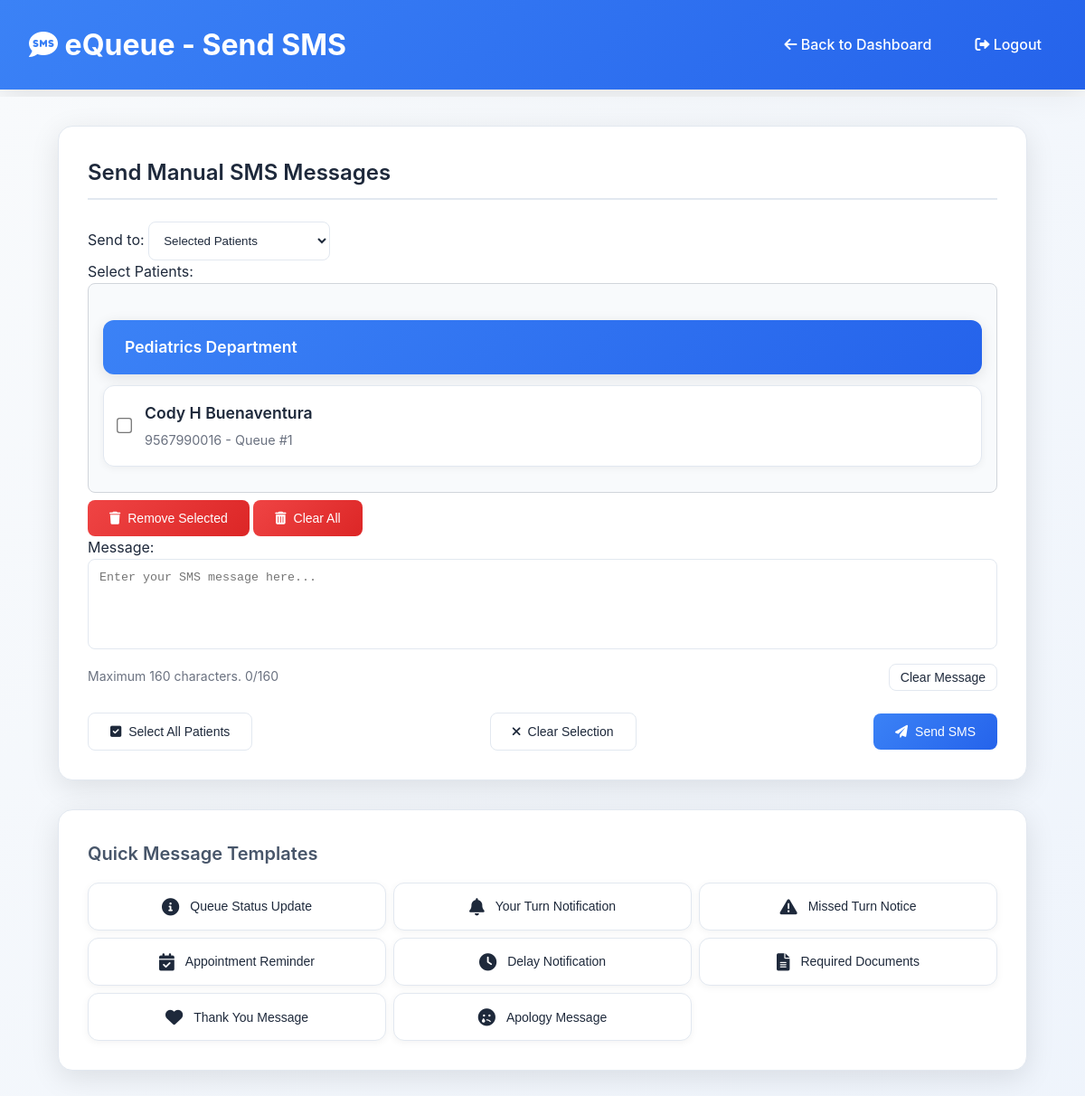
The page /public/sms.php (signed in) on the database its author committed.
### tables this page shows
CREATE TABLE `patients` (
  `id` int(11) NOT NULL,
  `first_name` varchar(100) NOT NULL,
  `middle_name` varchar(100) DEFAULT NULL,
  `last_name` varchar(100) NOT NULL,
  `age` int(11) NOT NULL,
  `contact_number` varchar(20) NOT NULL,
  `reason_for_visit` text DEFAULT NULL,
  `parent_guardian` varchar(255) DEFAULT NULL,
  `queue_number` int(11) NOT NULL,
  `department_id` int(11) NOT NULL,
  `doctor_id` int(11) DEFAULT NULL,
  `status` enum('waiting','in consultation','done','cancelled','no show') NOT NULL DEFAULT 'waiting',
  `check_in_time` timestamp NOT NULL DEFAULT current_timestamp(),
  `created_at` timestamp NOT NULL DEFAULT current_timestamp(),
  `birthdate` date DEFAULT NULL,
  `address` text DEFAULT NULL,
  `gender` enum('male','female','preferred not to say') DEFAULT NULL,
  `civil_status` enum('single','married','widow') DEFAULT NULL,
  `registration_datetime` datetime DEFAULT NULL,
  `bp` varchar(50) DEFAULT NULL,
  `temp` varchar(50) DEFAULT NULL,
  `cr_pr` varchar(50) DEFAULT NULL,
  `rr` varchar(50) DEFAULT NULL,
  `wt` varchar(50) DEFAULT NULL,
  `o2sat` varchar(50) DEFAULT NULL
);

CREATE TABLE `departments` (
  `id` int(11) NOT NULL,
  `name` varchar(255) NOT NULL
);

### app/models/Patient.php (called while the page is built, shortened)
<?php
class Patient {
    private $conn;
    private $table_name = "patients";
    public function __construct($db) {
        $this->conn = $db;
    }
    public function get_all() {
    $query = "SELECT p.*, d.name as doctor_name, dep.name as department_name
              FROM " . $this->table_name . " p
              LEFT JOIN doctors d ON p.doctor_id = d.id
              LEFT JOIN departments dep ON p.department_id = dep.id
              ORDER BY p.created_at DESC";
    $stmt = $this->conn->prepare($query);
    $stmt->execute();
    return $stmt->get_result();
}
    public function combineNames($first_name, $middle_name, $last_name) {
        $name_parts = array_filter([$first_name, $middle_name, $last_name]);
        return implode(' ', $name_parts);
    }
}
?>

### public/sms.php (the view, shortened to what this page needs)
<?php
require_once '../config/config.php';
require_once '../app/models/Patient.php';
$patient_model = new Patient($conn);
$patients = $patient_model->get_all();
?>
<!DOCTYPE html>
<html lang="en">
<head>
    <link rel="stylesheet" href="css/style.css">
    <link rel="stylesheet" href="css/components/sms.css">
    <link rel="stylesheet" href="https://cdnjs.cloudflare.com/ajax/libs/font-awesome/6.0.0/css/all.min.css">
</head>
<body>
    <header>
        <h1><i class="fas fa-sms"></i> eQueue - Send SMS</h1>
        <div class="header-nav">
            <a href="dashboard.php"><i class="fas fa-arrow-left"></i> Back to Dashboard</a>
            <a href="../app/controllers/StaffController.php?action=logout" onclick="return confirm('Are you sure you want to logout?')"><i class="fas fa-sign-out-alt"></i> Logout</a>
        </div>
    </header>
    <div class="container">
        <main>
            <div class="form-section">
                <h2>Send Manual SMS Messages</h2>
                <form action="sms.php" method="POST">
                    <div class="form-grid">
                        <div class="form-group full-width">
                            <label for="recipient_type">Send to:</label>
                            <select id="recipient_type" name="recipient_type" required>
                                <option value="selected">Selected Patients</option>
                            </select>
                        </div>
                        <div class="form-group full-width" id="patient_selection" style="display: block;">
                            <label>Select Patients:</label>
                            <div class="patient-list" style="max-height: 300px; overflow-y: auto; border: 1px solid #d1d5db; border-radius: 8px; padding: 1rem;">
                                <?php
                                $current_dept = '';
                                while ($patient = $patients->fetch_assoc()):
                                    if ($current_dept != $patient['department_name']):
                                        $current_dept = $patient['department_name'];
                                        echo "<div class='department-header'>{$current_dept} Department</div><div>";
                                    endif;
                                ?>
                                    <div class="patient-card" data-patient-id="<?php echo $patient['id']; ?>">
                                        <input type="checkbox" name="patient_ids[]" value="<?php echo $patient['id']; ?>">
                                        <div class="patient-info">
                                            <div class="patient-name"><?php echo htmlspecialchars($patient_model->combineNames($patient['first_name'], $patient['middle_name'], $patient['last_name'])); ?></div>
                                            <div class="patient-details"><?php echo htmlspecialchars($patient['contact_number']); ?> - Queue #<?php echo $patient['queue_number']; ?></div>
                                        </div>
                                    </div>
                                <?php endwhile; ?>
                                <?php if ($current_dept != '') echo '</div>'; ?>
                            </div>
                            <div class="flex justify-start items-center mt-2 gap-2" id="delete_buttons" style="display: block;">
                                <button type="button" class="btn btn-danger" onclick="submitRemoveSelected()"><i class="fas fa-trash"></i> Remove Selected</button>
                                <button type="button" class="btn btn-danger" onclick="submitClearAll()"><i class="fas fa-trash-alt"></i> Clear All</button>
                            </div>
                        </div>
                        <div class="form-group full-width">
                            <label for="message">Message:</label>
                            <textarea id="message" name="message" rows="4" placeholder="Enter your SMS message here..." required maxlength="160"></textarea>
                            <div style="display: flex; justify-content: space-between; align-items: center; margin-top: 0.5rem;">
                                <small style="color: #6b7280; font-size: 0.875rem;">Maximum 160 characters. <span id="char_count">0</span>/160</small>
                                <button type="button" class="btn btn-secondary" onclick="clearMessage()" style="padding: 0.375rem 0.75rem; font-size: 0.875rem;">Clear Message</button>
                            </div>
                        </div>
                    </div>
                    <div class="flex justify-between items-center mt-4">
                        <button type="button" class="btn btn-secondary" onclick="selectAll()"><i class="fas fa-check-square"></i> Select All Patients</button>
                        <button type="button" class="btn btn-secondary" onclick="clearSelection()"><i class="fas fa-times"></i> Clear Selection</button>
                        <button type="submit" class="btn btn-primary"><i class="fas fa-paper-plane"></i> Send SMS</button>
                    </div>
                </form>
            </div>
            <div class="form-section">
                <h3>Quick Message Templates</h3>
                <div class="template-buttons" style="display: grid; grid-template-columns: repeat(auto-fit, minmax(250px, 1fr)); gap: 0.5rem;">
                    <button type="button" class="btn btn-secondary" onclick="useTemplate('Update: There are [X] patients ahead of you. Please prepare to proceed to the waiting area.')"><i class="fas fa-info-circle"></i> Queue Status Update</button>
                    <button type="button" class="btn btn-secondary" onclick="useTemplate('It\'s your turn now. Please proceed to the consultation room.')"><i class="fas fa-bell"></i> Your Turn Notification</button>
                    <button type="button" class="btn btn-secondary" onclick="useTemplate('You missed your turn. Please check in at reception to be re-queued.')"><i class="fas fa-exclamation-triangle"></i> Missed Turn Notice</button>
                    <button type="button" class="btn btn-secondary" onclick="useTemplate('Please arrive 15 minutes before your scheduled appointment time.')"><i class="fas fa-calendar-check"></i> Appointment Reminder</button>
                    <button type="button" class="btn btn-secondary" onclick="useTemplate('Your consultation is running 10 minutes behind schedule. Thank you for your patience.')"><i class="fas fa-clock"></i> Delay Notification</button>
                    <button type="button" class="btn btn-secondary" onclick="useTemplate('Please bring your ID and any previous medical records to your appointment.')"><i class="fas fa-file-alt"></i> Required Documents</button>
                    <button type="button" class="btn btn-secondary" onclick="useTemplate('Thank you for choosing our clinic. We look forward to serving you.')"><i class="fas fa-heart"></i> Thank You Message</button>
                    <button type="button" class="btn btn-secondary" onclick="useTemplate('We apologize for any inconvenience. Your health and safety are our top priority.')"><i class="fas fa-sad-tear"></i> Apology Message</button>
                </div>
            </div>
        </main>
    </div>
</body>
</html>

### public/css/style.css (style rules this page uses)
:root { --bg-color: #f8fafc; --card-bg: #ffffff; --text-color: #1e293b; --text-secondary: #6b7280; --border-color: #e2e8f0; --primary: #3b82f6; --primary-hover: #2563eb; --danger: #ef4444; --danger-hover: #dc2626; --success: #10b981; --warning: #f59e0b; --shadow: rgba(0, 0, 0, 0.1); --font-family: -apple-system, BlinkMacSystemFont, 'Segoe UI', Roboto, Oxygen, Ubuntu, Cantarell, sans-serif; --border-radius: 8px; --border-radius-lg: 12px; --border-radius-xl: 16px; --transition: all 0.3s ease; }
* { margin: 0; padding: 0; box-sizing: border-box; }
body { font-family: var(--font-family); background: var(--bg-color); color: var(--text-color); line-height: 1.6; min-height: 100vh; transition: var(--transition); }
.container { max-width: 1200px; margin: 0 auto; padding: 2rem; background: linear-gradient(135deg, var(--bg-color) 0%, rgba(59, 130, 246, 0.05) 100%); min-height: 100vh; }
main { padding: 2rem; }
h2 { font-size: 1.5rem; font-weight: 600; color: #1e293b; margin-bottom: 1.5rem; padding-bottom: 0.5rem; border-bottom: 2px solid #e2e8f0; }
h3 { font-size: 1.25rem; font-weight: 600; color: #475569; margin-bottom: 1rem; }
.btn { display: inline-flex; align-items: center; gap: 0.5rem; padding: 0.75rem 1.5rem; font-weight: 500; border-radius: 8px; text-decoration: none; border: none; cursor: pointer; font-size: 0.875rem; transition: all 0.2s ease; text-align: center; }
.btn-primary { background: linear-gradient(135deg, #667eea 0%, #764ba2 100%); color: white; }
.btn-secondary { background-color: #f1f5f9; color: #475569; border: 1px solid #e2e8f0; }
.btn-danger { background-color: #fee2e2; color: #dc2626; border: 1px solid #fecaca; }
.mt-2 { margin-top: 0.5rem; }
.mt-4 { margin-top: 1.5rem; }
.flex { display: flex; }
.justify-between { justify-content: space-between; }
.items-center { align-items: center; }
.gap-2 { gap: 0.5rem; }

### public/sms.php (style rules this page uses)
header { margin-bottom: 0.5rem; }
.container { padding-top: 1rem; }
main { padding-top: 1rem; }

### rows shown on the page
patients: department.name "Pediatrics", first_name+middle_name+last_name "Cody H Buenaventura", contact_number "9567990016", queue_number "1"
